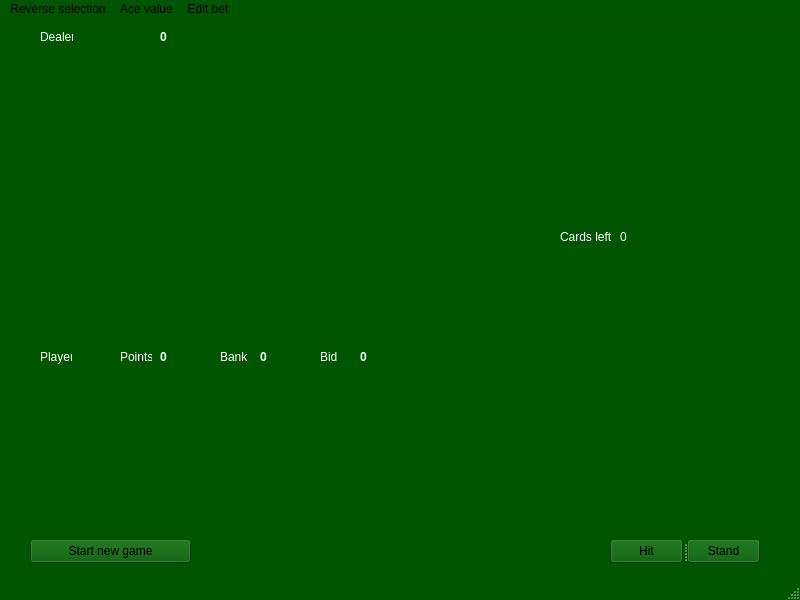
<?xml version="1.0" encoding="UTF-8"?>
<ui version="4.0">
 <class>Blackjack</class>
 <widget class="QMainWindow" name="Blackjack">
  <property name="geometry">
   <rect>
    <x>0</x>
    <y>0</y>
    <width>800</width>
    <height>600</height>
   </rect>
  </property>
  <property name="palette">
   <palette>
    <active>
     <colorrole role="WindowText">
      <brush brushstyle="SolidPattern">
       <color alpha="255">
        <red>255</red>
        <green>255</green>
        <blue>255</blue>
       </color>
      </brush>
     </colorrole>
     <colorrole role="Button">
      <brush brushstyle="SolidPattern">
       <color alpha="255">
        <red>0</red>
        <green>85</green>
        <blue>0</blue>
       </color>
      </brush>
     </colorrole>
     <colorrole role="Light">
      <brush brushstyle="SolidPattern">
       <color alpha="255">
        <red>0</red>
        <green>127</green>
        <blue>0</blue>
       </color>
      </brush>
     </colorrole>
     <colorrole role="Midlight">
      <brush brushstyle="SolidPattern">
       <color alpha="255">
        <red>0</red>
        <green>106</green>
        <blue>0</blue>
       </color>
      </brush>
     </colorrole>
     <colorrole role="Dark">
      <brush brushstyle="SolidPattern">
       <color alpha="255">
        <red>0</red>
        <green>42</green>
        <blue>0</blue>
       </color>
      </brush>
     </colorrole>
     <colorrole role="Mid">
      <brush brushstyle="SolidPattern">
       <color alpha="255">
        <red>0</red>
        <green>57</green>
        <blue>0</blue>
       </color>
      </brush>
     </colorrole>
     <colorrole role="Text">
      <brush brushstyle="SolidPattern">
       <color alpha="255">
        <red>255</red>
        <green>255</green>
        <blue>255</blue>
       </color>
      </brush>
     </colorrole>
     <colorrole role="BrightText">
      <brush brushstyle="SolidPattern">
       <color alpha="255">
        <red>255</red>
        <green>255</green>
        <blue>255</blue>
       </color>
      </brush>
     </colorrole>
     <colorrole role="ButtonText">
      <brush brushstyle="SolidPattern">
       <color alpha="255">
        <red>0</red>
        <green>0</green>
        <blue>0</blue>
       </color>
      </brush>
     </colorrole>
     <colorrole role="Base">
      <brush brushstyle="SolidPattern">
       <color alpha="255">
        <red>0</red>
        <green>0</green>
        <blue>0</blue>
       </color>
      </brush>
     </colorrole>
     <colorrole role="Window">
      <brush brushstyle="SolidPattern">
       <color alpha="255">
        <red>0</red>
        <green>85</green>
        <blue>0</blue>
       </color>
      </brush>
     </colorrole>
     <colorrole role="Shadow">
      <brush brushstyle="SolidPattern">
       <color alpha="255">
        <red>0</red>
        <green>0</green>
        <blue>0</blue>
       </color>
      </brush>
     </colorrole>
     <colorrole role="AlternateBase">
      <brush brushstyle="SolidPattern">
       <color alpha="255">
        <red>0</red>
        <green>42</green>
        <blue>0</blue>
       </color>
      </brush>
     </colorrole>
     <colorrole role="ToolTipBase">
      <brush brushstyle="SolidPattern">
       <color alpha="255">
        <red>255</red>
        <green>255</green>
        <blue>220</blue>
       </color>
      </brush>
     </colorrole>
     <colorrole role="ToolTipText">
      <brush brushstyle="SolidPattern">
       <color alpha="255">
        <red>0</red>
        <green>0</green>
        <blue>0</blue>
       </color>
      </brush>
     </colorrole>
     <colorrole role="PlaceholderText">
      <brush brushstyle="SolidPattern">
       <color alpha="127">
        <red>255</red>
        <green>255</green>
        <blue>255</blue>
       </color>
      </brush>
     </colorrole>
    </active>
    <inactive>
     <colorrole role="WindowText">
      <brush brushstyle="SolidPattern">
       <color alpha="255">
        <red>255</red>
        <green>255</green>
        <blue>255</blue>
       </color>
      </brush>
     </colorrole>
     <colorrole role="Button">
      <brush brushstyle="SolidPattern">
       <color alpha="255">
        <red>0</red>
        <green>85</green>
        <blue>0</blue>
       </color>
      </brush>
     </colorrole>
     <colorrole role="Light">
      <brush brushstyle="SolidPattern">
       <color alpha="255">
        <red>0</red>
        <green>127</green>
        <blue>0</blue>
       </color>
      </brush>
     </colorrole>
     <colorrole role="Midlight">
      <brush brushstyle="SolidPattern">
       <color alpha="255">
        <red>0</red>
        <green>106</green>
        <blue>0</blue>
       </color>
      </brush>
     </colorrole>
     <colorrole role="Dark">
      <brush brushstyle="SolidPattern">
       <color alpha="255">
        <red>0</red>
        <green>42</green>
        <blue>0</blue>
       </color>
      </brush>
     </colorrole>
     <colorrole role="Mid">
      <brush brushstyle="SolidPattern">
       <color alpha="255">
        <red>0</red>
        <green>57</green>
        <blue>0</blue>
       </color>
      </brush>
     </colorrole>
     <colorrole role="Text">
      <brush brushstyle="SolidPattern">
       <color alpha="255">
        <red>255</red>
        <green>255</green>
        <blue>255</blue>
       </color>
      </brush>
     </colorrole>
     <colorrole role="BrightText">
      <brush brushstyle="SolidPattern">
       <color alpha="255">
        <red>255</red>
        <green>255</green>
        <blue>255</blue>
       </color>
      </brush>
     </colorrole>
     <colorrole role="ButtonText">
      <brush brushstyle="SolidPattern">
       <color alpha="255">
        <red>0</red>
        <green>0</green>
        <blue>0</blue>
       </color>
      </brush>
     </colorrole>
     <colorrole role="Base">
      <brush brushstyle="SolidPattern">
       <color alpha="255">
        <red>0</red>
        <green>0</green>
        <blue>0</blue>
       </color>
      </brush>
     </colorrole>
     <colorrole role="Window">
      <brush brushstyle="SolidPattern">
       <color alpha="255">
        <red>0</red>
        <green>85</green>
        <blue>0</blue>
       </color>
      </brush>
     </colorrole>
     <colorrole role="Shadow">
      <brush brushstyle="SolidPattern">
       <color alpha="255">
        <red>0</red>
        <green>0</green>
        <blue>0</blue>
       </color>
      </brush>
     </colorrole>
     <colorrole role="AlternateBase">
      <brush brushstyle="SolidPattern">
       <color alpha="255">
        <red>0</red>
        <green>42</green>
        <blue>0</blue>
       </color>
      </brush>
     </colorrole>
     <colorrole role="ToolTipBase">
      <brush brushstyle="SolidPattern">
       <color alpha="255">
        <red>255</red>
        <green>255</green>
        <blue>220</blue>
       </color>
      </brush>
     </colorrole>
     <colorrole role="ToolTipText">
      <brush brushstyle="SolidPattern">
       <color alpha="255">
        <red>0</red>
        <green>0</green>
        <blue>0</blue>
       </color>
      </brush>
     </colorrole>
     <colorrole role="PlaceholderText">
      <brush brushstyle="SolidPattern">
       <color alpha="127">
        <red>255</red>
        <green>255</green>
        <blue>255</blue>
       </color>
      </brush>
     </colorrole>
    </inactive>
    <disabled>
     <colorrole role="WindowText">
      <brush brushstyle="SolidPattern">
       <color alpha="255">
        <red>0</red>
        <green>42</green>
        <blue>0</blue>
       </color>
      </brush>
     </colorrole>
     <colorrole role="Button">
      <brush brushstyle="SolidPattern">
       <color alpha="255">
        <red>0</red>
        <green>85</green>
        <blue>0</blue>
       </color>
      </brush>
     </colorrole>
     <colorrole role="Light">
      <brush brushstyle="SolidPattern">
       <color alpha="255">
        <red>0</red>
        <green>127</green>
        <blue>0</blue>
       </color>
      </brush>
     </colorrole>
     <colorrole role="Midlight">
      <brush brushstyle="SolidPattern">
       <color alpha="255">
        <red>0</red>
        <green>106</green>
        <blue>0</blue>
       </color>
      </brush>
     </colorrole>
     <colorrole role="Dark">
      <brush brushstyle="SolidPattern">
       <color alpha="255">
        <red>0</red>
        <green>42</green>
        <blue>0</blue>
       </color>
      </brush>
     </colorrole>
     <colorrole role="Mid">
      <brush brushstyle="SolidPattern">
       <color alpha="255">
        <red>0</red>
        <green>57</green>
        <blue>0</blue>
       </color>
      </brush>
     </colorrole>
     <colorrole role="Text">
      <brush brushstyle="SolidPattern">
       <color alpha="255">
        <red>0</red>
        <green>42</green>
        <blue>0</blue>
       </color>
      </brush>
     </colorrole>
     <colorrole role="BrightText">
      <brush brushstyle="SolidPattern">
       <color alpha="255">
        <red>255</red>
        <green>255</green>
        <blue>255</blue>
       </color>
      </brush>
     </colorrole>
     <colorrole role="ButtonText">
      <brush brushstyle="SolidPattern">
       <color alpha="255">
        <red>0</red>
        <green>42</green>
        <blue>0</blue>
       </color>
      </brush>
     </colorrole>
     <colorrole role="Base">
      <brush brushstyle="SolidPattern">
       <color alpha="255">
        <red>0</red>
        <green>85</green>
        <blue>0</blue>
       </color>
      </brush>
     </colorrole>
     <colorrole role="Window">
      <brush brushstyle="SolidPattern">
       <color alpha="255">
        <red>0</red>
        <green>85</green>
        <blue>0</blue>
       </color>
      </brush>
     </colorrole>
     <colorrole role="Shadow">
      <brush brushstyle="SolidPattern">
       <color alpha="255">
        <red>0</red>
        <green>0</green>
        <blue>0</blue>
       </color>
      </brush>
     </colorrole>
     <colorrole role="AlternateBase">
      <brush brushstyle="SolidPattern">
       <color alpha="255">
        <red>0</red>
        <green>85</green>
        <blue>0</blue>
       </color>
      </brush>
     </colorrole>
     <colorrole role="ToolTipBase">
      <brush brushstyle="SolidPattern">
       <color alpha="255">
        <red>255</red>
        <green>255</green>
        <blue>220</blue>
       </color>
      </brush>
     </colorrole>
     <colorrole role="ToolTipText">
      <brush brushstyle="SolidPattern">
       <color alpha="255">
        <red>0</red>
        <green>0</green>
        <blue>0</blue>
       </color>
      </brush>
     </colorrole>
     <colorrole role="PlaceholderText">
      <brush brushstyle="SolidPattern">
       <color alpha="127">
        <red>0</red>
        <green>42</green>
        <blue>0</blue>
       </color>
      </brush>
     </colorrole>
    </disabled>
   </palette>
  </property>
  <property name="windowTitle">
   <string>Blackjack</string>
  </property>
  <widget class="QWidget" name="centralwidget">
   <widget class="QPushButton" name="startButton">
    <property name="geometry">
     <rect>
      <x>30</x>
      <y>520</y>
      <width>161</width>
      <height>24</height>
     </rect>
    </property>
    <property name="text">
     <string>Start new game</string>
    </property>
   </widget>
   <widget class="QSplitter" name="splitter">
    <property name="geometry">
     <rect>
      <x>610</x>
      <y>520</y>
      <width>150</width>
      <height>24</height>
     </rect>
    </property>
    <property name="orientation">
     <enum>Qt::Horizontal</enum>
    </property>
    <widget class="QPushButton" name="hitButton">
     <property name="text">
      <string>Hit</string>
     </property>
    </widget>
    <widget class="QPushButton" name="standButton">
     <property name="text">
      <string>Stand</string>
     </property>
    </widget>
   </widget>
   <widget class="QLabel" name="dealerCard_1">
    <property name="geometry">
     <rect>
      <x>30</x>
      <y>40</y>
      <width>99</width>
      <height>153</height>
     </rect>
    </property>
    <property name="text">
     <string/>
    </property>
    <property name="pixmap">
     <pixmap>resources/00.png</pixmap>
    </property>
   </widget>
   <widget class="QLabel" name="playerCard_1">
    <property name="geometry">
     <rect>
      <x>30</x>
      <y>360</y>
      <width>99</width>
      <height>153</height>
     </rect>
    </property>
    <property name="text">
     <string/>
    </property>
    <property name="pixmap">
     <pixmap>resources/fantasy.png</pixmap>
    </property>
   </widget>
   <widget class="QLabel" name="dealerHeaderLabel">
    <property name="geometry">
     <rect>
      <x>40</x>
      <y>10</y>
      <width>33</width>
      <height>16</height>
     </rect>
    </property>
    <property name="text">
     <string>Dealer</string>
    </property>
   </widget>
   <widget class="QLabel" name="playerHeaderLabel">
    <property name="geometry">
     <rect>
      <x>40</x>
      <y>330</y>
      <width>32</width>
      <height>16</height>
     </rect>
    </property>
    <property name="text">
     <string>Player</string>
    </property>
   </widget>
   <widget class="QLabel" name="playerCard_2">
    <property name="geometry">
     <rect>
      <x>135</x>
      <y>360</y>
      <width>99</width>
      <height>153</height>
     </rect>
    </property>
    <property name="text">
     <string/>
    </property>
    <property name="pixmap">
     <pixmap>resources/fantasy.png</pixmap>
    </property>
   </widget>
   <widget class="QLabel" name="playerCard_3">
    <property name="geometry">
     <rect>
      <x>240</x>
      <y>360</y>
      <width>99</width>
      <height>153</height>
     </rect>
    </property>
    <property name="text">
     <string/>
    </property>
    <property name="pixmap">
     <pixmap>resources/fantasy.png</pixmap>
    </property>
   </widget>
   <widget class="QLabel" name="playerCard_4">
    <property name="geometry">
     <rect>
      <x>345</x>
      <y>360</y>
      <width>99</width>
      <height>153</height>
     </rect>
    </property>
    <property name="text">
     <string/>
    </property>
    <property name="pixmap">
     <pixmap>resources/fantasy.png</pixmap>
    </property>
   </widget>
   <widget class="QLabel" name="playerCard_5">
    <property name="geometry">
     <rect>
      <x>450</x>
      <y>360</y>
      <width>99</width>
      <height>153</height>
     </rect>
    </property>
    <property name="text">
     <string/>
    </property>
    <property name="pixmap">
     <pixmap>resources/fantasy.png</pixmap>
    </property>
   </widget>
   <widget class="QLabel" name="playerCard_6">
    <property name="geometry">
     <rect>
      <x>555</x>
      <y>360</y>
      <width>99</width>
      <height>153</height>
     </rect>
    </property>
    <property name="text">
     <string/>
    </property>
    <property name="pixmap">
     <pixmap>resources/fantasy.png</pixmap>
    </property>
   </widget>
   <widget class="QLabel" name="playerCard_7">
    <property name="geometry">
     <rect>
      <x>660</x>
      <y>360</y>
      <width>99</width>
      <height>153</height>
     </rect>
    </property>
    <property name="text">
     <string/>
    </property>
    <property name="pixmap">
     <pixmap>resources/fantasy.png</pixmap>
    </property>
   </widget>
   <widget class="QLabel" name="dealerCard_2">
    <property name="geometry">
     <rect>
      <x>135</x>
      <y>40</y>
      <width>99</width>
      <height>153</height>
     </rect>
    </property>
    <property name="text">
     <string/>
    </property>
    <property name="pixmap">
     <pixmap>resources/00.png</pixmap>
    </property>
   </widget>
   <widget class="QLabel" name="dealerCard_3">
    <property name="geometry">
     <rect>
      <x>240</x>
      <y>40</y>
      <width>99</width>
      <height>153</height>
     </rect>
    </property>
    <property name="text">
     <string/>
    </property>
    <property name="pixmap">
     <pixmap>resources/00.png</pixmap>
    </property>
   </widget>
   <widget class="QLabel" name="dealerCard_4">
    <property name="geometry">
     <rect>
      <x>345</x>
      <y>40</y>
      <width>99</width>
      <height>153</height>
     </rect>
    </property>
    <property name="text">
     <string/>
    </property>
    <property name="pixmap">
     <pixmap>resources/00.png</pixmap>
    </property>
   </widget>
   <widget class="QLabel" name="dealerCard_5">
    <property name="geometry">
     <rect>
      <x>450</x>
      <y>40</y>
      <width>99</width>
      <height>153</height>
     </rect>
    </property>
    <property name="text">
     <string/>
    </property>
    <property name="pixmap">
     <pixmap>resources/00.png</pixmap>
    </property>
   </widget>
   <widget class="QLabel" name="dealerCard_6">
    <property name="geometry">
     <rect>
      <x>555</x>
      <y>40</y>
      <width>99</width>
      <height>153</height>
     </rect>
    </property>
    <property name="text">
     <string/>
    </property>
    <property name="pixmap">
     <pixmap>resources/00.png</pixmap>
    </property>
   </widget>
   <widget class="QLabel" name="dealerCard_7">
    <property name="geometry">
     <rect>
      <x>660</x>
      <y>40</y>
      <width>99</width>
      <height>153</height>
     </rect>
    </property>
    <property name="text">
     <string/>
    </property>
    <property name="pixmap">
     <pixmap>resources/00.png</pixmap>
    </property>
   </widget>
   <widget class="QLabel" name="deck">
    <property name="geometry">
     <rect>
      <x>660</x>
      <y>200</y>
      <width>99</width>
      <height>153</height>
     </rect>
    </property>
    <property name="text">
     <string/>
    </property>
    <property name="pixmap">
     <pixmap>resources/classic.png</pixmap>
    </property>
   </widget>
   <widget class="QLabel" name="playerHeaderPoints">
    <property name="geometry">
     <rect>
      <x>160</x>
      <y>330</y>
      <width>32</width>
      <height>16</height>
     </rect>
    </property>
    <property name="font">
     <font>
      <bold>true</bold>
     </font>
    </property>
    <property name="text">
     <string>0</string>
    </property>
   </widget>
   <widget class="QLabel" name="dealerHeaderPoints">
    <property name="geometry">
     <rect>
      <x>160</x>
      <y>10</y>
      <width>33</width>
      <height>16</height>
     </rect>
    </property>
    <property name="font">
     <font>
      <bold>true</bold>
     </font>
    </property>
    <property name="text">
     <string>0</string>
    </property>
   </widget>
   <widget class="QLabel" name="deckLeft">
    <property name="geometry">
     <rect>
      <x>620</x>
      <y>210</y>
      <width>32</width>
      <height>16</height>
     </rect>
    </property>
    <property name="text">
     <string>0</string>
    </property>
   </widget>
   <widget class="QLabel" name="deckLabel">
    <property name="geometry">
     <rect>
      <x>560</x>
      <y>210</y>
      <width>51</width>
      <height>16</height>
     </rect>
    </property>
    <property name="text">
     <string>Cards left:</string>
    </property>
   </widget>
   <widget class="QLabel" name="playerPointsNameLabel">
    <property name="geometry">
     <rect>
      <x>120</x>
      <y>330</y>
      <width>32</width>
      <height>16</height>
     </rect>
    </property>
    <property name="text">
     <string>Points</string>
    </property>
   </widget>
   <widget class="QLabel" name="playerBankPoints">
    <property name="geometry">
     <rect>
      <x>260</x>
      <y>330</y>
      <width>32</width>
      <height>16</height>
     </rect>
    </property>
    <property name="font">
     <font>
      <bold>true</bold>
     </font>
    </property>
    <property name="text">
     <string>0</string>
    </property>
   </widget>
   <widget class="QLabel" name="playerBankNameLabel">
    <property name="geometry">
     <rect>
      <x>220</x>
      <y>330</y>
      <width>32</width>
      <height>16</height>
     </rect>
    </property>
    <property name="text">
     <string>Bank</string>
    </property>
   </widget>
   <widget class="QLabel" name="playerBidNameLabel">
    <property name="geometry">
     <rect>
      <x>320</x>
      <y>330</y>
      <width>32</width>
      <height>16</height>
     </rect>
    </property>
    <property name="text">
     <string>Bid</string>
    </property>
   </widget>
   <widget class="QLabel" name="playerBidPoints">
    <property name="geometry">
     <rect>
      <x>360</x>
      <y>330</y>
      <width>32</width>
      <height>16</height>
     </rect>
    </property>
    <property name="font">
     <font>
      <bold>true</bold>
     </font>
    </property>
    <property name="text">
     <string>0</string>
    </property>
   </widget>
   <widget class="QLabel" name="dealerCardHidden">
    <property name="geometry">
     <rect>
      <x>30</x>
      <y>40</y>
      <width>99</width>
      <height>153</height>
     </rect>
    </property>
    <property name="text">
     <string/>
    </property>
    <property name="pixmap">
     <pixmap>resources/classic.png</pixmap>
    </property>
   </widget>
  </widget>
  <widget class="QMenuBar" name="menubar">
   <property name="geometry">
    <rect>
     <x>0</x>
     <y>0</y>
     <width>800</width>
     <height>22</height>
    </rect>
   </property>
   <widget class="QMenu" name="menuMain">
    <property name="title">
     <string>Reverse selection</string>
    </property>
    <addaction name="actionClassic"/>
    <addaction name="actionFantasy"/>
    <addaction name="actionAddReverseImage"/>
   </widget>
   <widget class="QMenu" name="menuAce_value">
    <property name="title">
     <string>Ace value</string>
    </property>
    <addaction name="actionEquals_1"/>
    <addaction name="actionEquals_11"/>
   </widget>
   <widget class="QMenu" name="menuEdit_bet">
    <property name="title">
     <string>Edit bet</string>
    </property>
    <addaction name="actionNewBet"/>
   </widget>
   <addaction name="menuMain"/>
   <addaction name="menuAce_value"/>
   <addaction name="menuEdit_bet"/>
  </widget>
  <widget class="QStatusBar" name="statusbar"/>
  <action name="actionClassic">
   <property name="text">
    <string>Classic</string>
   </property>
  </action>
  <action name="actionFantasy">
   <property name="text">
    <string>Fantasy</string>
   </property>
  </action>
  <action name="actionEquals_1">
   <property name="text">
    <string>Equals 1</string>
   </property>
  </action>
  <action name="actionEquals_11">
   <property name="text">
    <string>Equals 11</string>
   </property>
  </action>
  <action name="actionAddReverseImage">
   <property name="text">
    <string>Add reverse image...</string>
   </property>
  </action>
  <action name="actionNewBet">
   <property name="text">
    <string>New bet...</string>
   </property>
  </action>
 </widget>
 <resources/>
 <connections/>
</ui>
